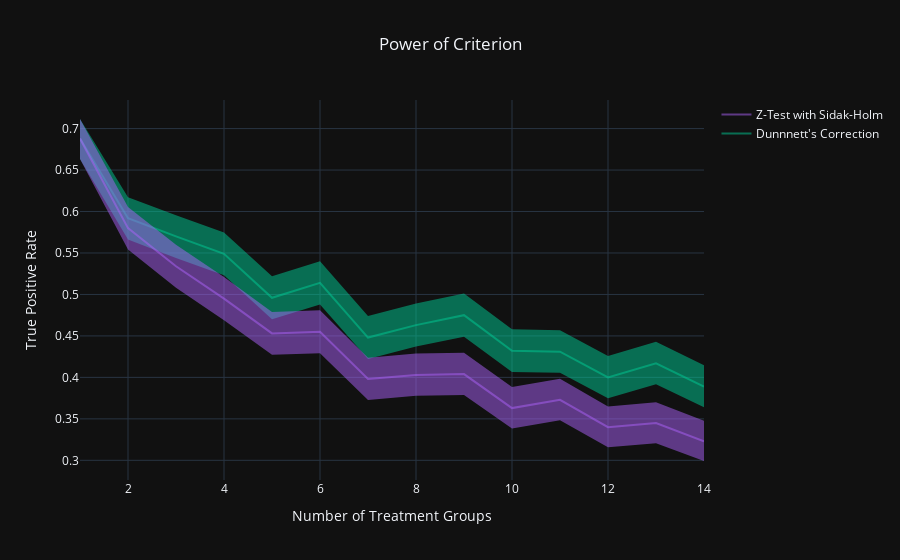

Source (notebook cell):
### Code cell
figure.update_xaxes(
    title_text="Number of Treatment Groups"
)

figure.update_layout(
    yaxis_title='True Positive Rate',
    title={
        "x": 0.5,
        "text": 'Power of Сriterion',
    },
    hovermode="x",
    template="plotly_dark",
)

figure.show()

### Figure 1 — Plotly figure (JSON) as saved in the notebook; plotly's stock layout.template omitted (floating-point values rounded to 4 significant figures)
{"data": [{"line": {"color": "rgba(0, 204, 150, 0.5)"}, "mode": "lines", "name": "Dunnnett's Correction", "type": "scatter", "x": [1, 2, 3, 4, 5, 6, 7, 8, 9, 10, 11, 12, 13, 14], "y": [0.688, 0.592, 0.57, 0.549, 0.496, 0.514, 0.448, 0.463, 0.475, 0.432, 0.431, 0.4, 0.417, 0.389]}, {"hovertemplate": "%{y:.3f}", "line": {"width": 0}, "marker": {"color": "#444"}, "mode": "lines", "name": "Upper Bound", "showlegend": false, "type": "scatter", "x": [1, 2, 3, 4, 5, 6, 7, 8, 9, 10, 11, 12, 13, 14], "y": [0.7116, 0.6173, 0.5955, 0.5747, 0.522, 0.5399, 0.474, 0.489, 0.501, 0.4579, 0.4569, 0.4257, 0.4428, 0.4146]}, {"fill": "tonexty", "fillcolor": "rgba(0, 204, 150, 0.5)", "hovertemplate": "%{y:.3f}", "line": {"width": 0}, "marker": {"color": "#444"}, "mode": "lines", "name": "Lower Bound", "showlegend": false, "type": "scatter", "x": [1, 2, 3, 4, 5, 6, 7, 8, 9, 10, 11, 12, 13, 14], "y": [0.6634, 0.5662, 0.5441, 0.523, 0.47, 0.488, 0.4223, 0.4372, 0.4491, 0.4065, 0.4055, 0.3748, 0.3916, 0.364]}, {"line": {"color": "rgba(171, 99, 250, 0.5)"}, "mode": "lines", "name": "Z-Test with Sidak-Holm", "type": "scatter", "x": [1, 2, 3, 4, 5, 6, 7, 8, 9, 10, 11, 12, 13, 14], "y": [0.688, 0.58, 0.534, 0.495, 0.453, 0.455, 0.398, 0.403, 0.404, 0.363, 0.373, 0.34, 0.345, 0.323]}, {"hovertemplate": "%{y:.3f}", "line": {"width": 0}, "marker": {"color": "#444"}, "mode": "lines", "name": "Upper Bound", "showlegend": false, "type": "scatter", "x": [1, 2, 3, 4, 5, 6, 7, 8, 9, 10, 11, 12, 13, 14], "y": [0.7116, 0.6054, 0.5598, 0.521, 0.479, 0.481, 0.4237, 0.4287, 0.4297, 0.3884, 0.3985, 0.365, 0.3701, 0.3478]}, {"fill": "tonexty", "fillcolor": "rgba(171, 99, 250, 0.5)", "hovertemplate": "%{y:.3f}", "line": {"width": 0}, "marker": {"color": "#444"}, "mode": "lines", "name": "Lower Bound", "showlegend": false, "type": "scatter", "x": [1, 2, 3, 4, 5, 6, 7, 8, 9, 10, 11, 12, 13, 14], "y": [0.6634, 0.5541, 0.508, 0.469, 0.4273, 0.4293, 0.3728, 0.3778, 0.3788, 0.3384, 0.3482, 0.3158, 0.3207, 0.2992]}], "layout": {"autosize": true, "hovermode": "x", "title": {"text": "Power of Сriterion", "x": 0.5}, "xaxis": {"autorange": true, "range": [1, 14], "title": {"text": "Number of Treatment Groups"}, "type": "linear"}, "yaxis": {"autorange": true, "range": [0.2763, 0.7345], "title": {"text": "True Positive Rate"}, "type": "linear"}}}
